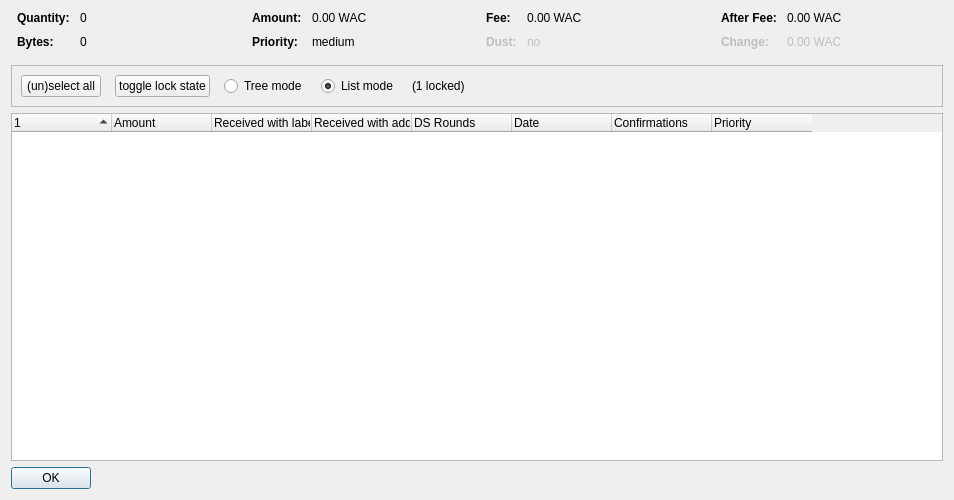
<?xml version="1.0" encoding="UTF-8"?>
<ui version="4.0">
 <class>CoinControlDialog</class>
 <widget class="QDialog" name="CoinControlDialog">
  <property name="geometry">
   <rect>
    <x>0</x>
    <y>0</y>
    <width>954</width>
    <height>500</height>
   </rect>
  </property>
  <property name="windowTitle">
   <string>Coin Selection</string>
  </property>
  <layout class="QVBoxLayout" name="verticalLayout">
   <item>
    <layout class="QHBoxLayout" name="horizontalLayoutTop" stretch="0,0,0,0">
     <property name="topMargin">
      <number>0</number>
     </property>
     <property name="bottomMargin">
      <number>10</number>
     </property>
     <item>
      <layout class="QFormLayout" name="formLayoutCoinControl1">
       <property name="horizontalSpacing">
        <number>10</number>
       </property>
       <property name="verticalSpacing">
        <number>10</number>
       </property>
       <property name="leftMargin">
        <number>6</number>
       </property>
       <property name="rightMargin">
        <number>6</number>
       </property>
       <item row="0" column="0">
        <widget class="QLabel" name="labelCoinControlQuantityText">
         <property name="font">
          <font>
           <weight>75</weight>
           <bold>true</bold>
          </font>
         </property>
         <property name="text">
          <string>Quantity:</string>
         </property>
        </widget>
       </item>
       <item row="0" column="1">
        <widget class="QLabel" name="labelCoinControlQuantity">
         <property name="cursor">
          <cursorShape>IBeamCursor</cursorShape>
         </property>
         <property name="contextMenuPolicy">
          <enum>Qt::ActionsContextMenu</enum>
         </property>
         <property name="text">
          <string notr="true">0</string>
         </property>
         <property name="textInteractionFlags">
          <set>Qt::LinksAccessibleByMouse|Qt::TextSelectableByKeyboard|Qt::TextSelectableByMouse</set>
         </property>
        </widget>
       </item>
       <item row="1" column="0">
        <widget class="QLabel" name="labelCoinControlBytesText">
         <property name="font">
          <font>
           <weight>75</weight>
           <bold>true</bold>
          </font>
         </property>
         <property name="text">
          <string>Bytes:</string>
         </property>
        </widget>
       </item>
       <item row="1" column="1">
        <widget class="QLabel" name="labelCoinControlBytes">
         <property name="cursor">
          <cursorShape>IBeamCursor</cursorShape>
         </property>
         <property name="contextMenuPolicy">
          <enum>Qt::ActionsContextMenu</enum>
         </property>
         <property name="text">
          <string notr="true">0</string>
         </property>
         <property name="textInteractionFlags">
          <set>Qt::LinksAccessibleByMouse|Qt::TextSelectableByKeyboard|Qt::TextSelectableByMouse</set>
         </property>
        </widget>
       </item>
      </layout>
     </item>
     <item>
      <layout class="QFormLayout" name="formLayoutCoinControl2">
       <property name="horizontalSpacing">
        <number>10</number>
       </property>
       <property name="verticalSpacing">
        <number>10</number>
       </property>
       <property name="leftMargin">
        <number>6</number>
       </property>
       <property name="rightMargin">
        <number>6</number>
       </property>
       <item row="0" column="0">
        <widget class="QLabel" name="labelCoinControlAmountText">
         <property name="font">
          <font>
           <weight>75</weight>
           <bold>true</bold>
          </font>
         </property>
         <property name="text">
          <string>Amount:</string>
         </property>
        </widget>
       </item>
       <item row="0" column="1">
        <widget class="QLabel" name="labelCoinControlAmount">
         <property name="cursor">
          <cursorShape>IBeamCursor</cursorShape>
         </property>
         <property name="contextMenuPolicy">
          <enum>Qt::ActionsContextMenu</enum>
         </property>
         <property name="text">
          <string notr="true">0.00 WAC</string>
         </property>
         <property name="textInteractionFlags">
          <set>Qt::LinksAccessibleByMouse|Qt::TextSelectableByKeyboard|Qt::TextSelectableByMouse</set>
         </property>
        </widget>
       </item>
       <item row="1" column="0">
        <widget class="QLabel" name="labelCoinControlPriorityText">
         <property name="font">
          <font>
           <weight>75</weight>
           <bold>true</bold>
          </font>
         </property>
         <property name="text">
          <string>Priority:</string>
         </property>
        </widget>
       </item>
       <item row="1" column="1">
        <widget class="QLabel" name="labelCoinControlPriority">
         <property name="cursor">
          <cursorShape>IBeamCursor</cursorShape>
         </property>
         <property name="contextMenuPolicy">
          <enum>Qt::ActionsContextMenu</enum>
         </property>
         <property name="text">
          <string>medium</string>
         </property>
         <property name="textInteractionFlags">
          <set>Qt::LinksAccessibleByMouse|Qt::TextSelectableByKeyboard|Qt::TextSelectableByMouse</set>
         </property>
        </widget>
       </item>
      </layout>
     </item>
     <item>
      <layout class="QFormLayout" name="formLayoutCoinControl3">
       <property name="horizontalSpacing">
        <number>10</number>
       </property>
       <property name="verticalSpacing">
        <number>10</number>
       </property>
       <property name="leftMargin">
        <number>6</number>
       </property>
       <property name="rightMargin">
        <number>6</number>
       </property>
       <item row="0" column="0">
        <widget class="QLabel" name="labelCoinControlFeeText">
         <property name="font">
          <font>
           <weight>75</weight>
           <bold>true</bold>
          </font>
         </property>
         <property name="text">
          <string>Fee:</string>
         </property>
        </widget>
       </item>
       <item row="0" column="1">
        <widget class="QLabel" name="labelCoinControlFee">
         <property name="cursor">
          <cursorShape>IBeamCursor</cursorShape>
         </property>
         <property name="contextMenuPolicy">
          <enum>Qt::ActionsContextMenu</enum>
         </property>
         <property name="text">
          <string notr="true">0.00 WAC</string>
         </property>
         <property name="textInteractionFlags">
          <set>Qt::LinksAccessibleByMouse|Qt::TextSelectableByKeyboard|Qt::TextSelectableByMouse</set>
         </property>
        </widget>
       </item>
       <item row="1" column="0">
        <widget class="QLabel" name="labelCoinControlLowOutputText">
         <property name="enabled">
          <bool>false</bool>
         </property>
         <property name="font">
          <font>
           <weight>75</weight>
           <bold>true</bold>
          </font>
         </property>
         <property name="text">
          <string>Dust:</string>
         </property>
        </widget>
       </item>
       <item row="1" column="1">
        <widget class="QLabel" name="labelCoinControlLowOutput">
         <property name="enabled">
          <bool>false</bool>
         </property>
         <property name="cursor">
          <cursorShape>IBeamCursor</cursorShape>
         </property>
         <property name="contextMenuPolicy">
          <enum>Qt::ActionsContextMenu</enum>
         </property>
         <property name="text">
          <string>no</string>
         </property>
         <property name="textInteractionFlags">
          <set>Qt::LinksAccessibleByMouse|Qt::TextSelectableByKeyboard|Qt::TextSelectableByMouse</set>
         </property>
        </widget>
       </item>
      </layout>
     </item>
     <item>
      <layout class="QFormLayout" name="formLayoutCoinControl4">
       <property name="horizontalSpacing">
        <number>10</number>
       </property>
       <property name="verticalSpacing">
        <number>10</number>
       </property>
       <property name="leftMargin">
        <number>6</number>
       </property>
       <property name="rightMargin">
        <number>6</number>
       </property>
       <item row="0" column="0">
        <widget class="QLabel" name="labelCoinControlAfterFeeText">
         <property name="font">
          <font>
           <weight>75</weight>
           <bold>true</bold>
          </font>
         </property>
         <property name="text">
          <string>After Fee:</string>
         </property>
        </widget>
       </item>
       <item row="0" column="1">
        <widget class="QLabel" name="labelCoinControlAfterFee">
         <property name="cursor">
          <cursorShape>IBeamCursor</cursorShape>
         </property>
         <property name="contextMenuPolicy">
          <enum>Qt::ActionsContextMenu</enum>
         </property>
         <property name="text">
          <string notr="true">0.00 WAC</string>
         </property>
         <property name="textInteractionFlags">
          <set>Qt::LinksAccessibleByMouse|Qt::TextSelectableByKeyboard|Qt::TextSelectableByMouse</set>
         </property>
        </widget>
       </item>
       <item row="1" column="0">
        <widget class="QLabel" name="labelCoinControlChangeText">
         <property name="enabled">
          <bool>false</bool>
         </property>
         <property name="font">
          <font>
           <weight>75</weight>
           <bold>true</bold>
          </font>
         </property>
         <property name="text">
          <string>Change:</string>
         </property>
        </widget>
       </item>
       <item row="1" column="1">
        <widget class="QLabel" name="labelCoinControlChange">
         <property name="enabled">
          <bool>false</bool>
         </property>
         <property name="cursor">
          <cursorShape>IBeamCursor</cursorShape>
         </property>
         <property name="contextMenuPolicy">
          <enum>Qt::ActionsContextMenu</enum>
         </property>
         <property name="text">
          <string notr="true">0.00 WAC</string>
         </property>
         <property name="textInteractionFlags">
          <set>Qt::LinksAccessibleByMouse|Qt::TextSelectableByKeyboard|Qt::TextSelectableByMouse</set>
         </property>
        </widget>
       </item>
      </layout>
     </item>
    </layout>
   </item>
   <item>
    <widget class="QFrame" name="frame">
     <property name="minimumSize">
      <size>
       <width>0</width>
       <height>40</height>
      </size>
     </property>
     <property name="frameShape">
      <enum>QFrame::StyledPanel</enum>
     </property>
     <property name="frameShadow">
      <enum>QFrame::Sunken</enum>
     </property>
     <layout class="QHBoxLayout" name="horizontalLayout">
      <item>
       <layout class="QHBoxLayout" name="horizontalLayoutPanel" stretch="0,0,0,0,0,0">
        <property name="spacing">
         <number>14</number>
        </property>
        <item>
         <widget class="QPushButton" name="pushButtonSelectAll">
          <property name="sizePolicy">
           <sizepolicy hsizetype="Maximum" vsizetype="Fixed">
            <horstretch>0</horstretch>
            <verstretch>0</verstretch>
           </sizepolicy>
          </property>
          <property name="text">
           <string>(un)select all</string>
          </property>
          <property name="autoDefault">
           <bool>false</bool>
          </property>
         </widget>
        </item>
        <item>
         <widget class="QPushButton" name="pushButtonToggleLock">
          <property name="sizePolicy">
           <sizepolicy hsizetype="Maximum" vsizetype="Fixed">
            <horstretch>0</horstretch>
            <verstretch>0</verstretch>
           </sizepolicy>
          </property>
          <property name="text">
           <string>toggle lock state</string>
          </property>
          <property name="autoDefault">
           <bool>false</bool>
          </property>
         </widget>
        </item>
        <item>
         <widget class="QRadioButton" name="radioTreeMode">
          <property name="sizePolicy">
           <sizepolicy hsizetype="Maximum" vsizetype="Fixed">
            <horstretch>0</horstretch>
            <verstretch>0</verstretch>
           </sizepolicy>
          </property>
          <property name="text">
           <string>Tree mode</string>
          </property>
         </widget>
        </item>
        <item>
         <widget class="QRadioButton" name="radioListMode">
          <property name="sizePolicy">
           <sizepolicy hsizetype="Maximum" vsizetype="Fixed">
            <horstretch>0</horstretch>
            <verstretch>0</verstretch>
           </sizepolicy>
          </property>
          <property name="text">
           <string>List mode</string>
          </property>
          <property name="checked">
           <bool>true</bool>
          </property>
         </widget>
        </item>
        <item>
         <widget class="QLabel" name="labelLocked">
          <property name="text">
           <string>(1 locked)</string>
          </property>
         </widget>
        </item>
        <item>
         <spacer name="horizontalSpacer">
          <property name="orientation">
           <enum>Qt::Horizontal</enum>
          </property>
          <property name="sizeHint" stdset="0">
           <size>
            <width>40</width>
            <height>20</height>
           </size>
          </property>
         </spacer>
        </item>
       </layout>
      </item>
     </layout>
    </widget>
   </item>
   <item>
    <widget class="CoinControlTreeWidget" name="treeWidget">
     <property name="contextMenuPolicy">
      <enum>Qt::CustomContextMenu</enum>
     </property>
     <property name="sortingEnabled">
      <bool>false</bool>
     </property>
     <property name="columnCount">
      <number>8</number>
     </property>
     <attribute name="headerShowSortIndicator" stdset="0">
      <bool>true</bool>
     </attribute>
     <attribute name="headerStretchLastSection">
      <bool>false</bool>
     </attribute>
     <column>
      <property name="text">
       <string/>
      </property>
     </column>
     <column>
      <property name="text">
       <string>Amount</string>
      </property>
     </column>
     <column>
      <property name="text">
       <string>Received with label</string>
      </property>
     </column>
     <column>
      <property name="text">
       <string>Received with address</string>
      </property>
     </column>
     <column>
      <property name="text">
       <string>DS Rounds</string>
      </property>
     </column>
     <column>
      <property name="text">
       <string>Date</string>
      </property>
     </column>
     <column>
      <property name="text">
       <string>Confirmations</string>
      </property>
      <property name="toolTip">
       <string>Confirmed</string>
      </property>
     </column>
     <column>
      <property name="text">
       <string>Priority</string>
      </property>
     </column>
    </widget>
   </item>
   <item>
    <widget class="QDialogButtonBox" name="buttonBox">
     <property name="sizePolicy">
      <sizepolicy hsizetype="Maximum" vsizetype="Fixed">
       <horstretch>0</horstretch>
       <verstretch>0</verstretch>
      </sizepolicy>
     </property>
     <property name="orientation">
      <enum>Qt::Horizontal</enum>
     </property>
     <property name="standardButtons">
      <set>QDialogButtonBox::Ok</set>
     </property>
    </widget>
   </item>
  </layout>
 </widget>
 <customwidgets>
  <customwidget>
   <class>CoinControlTreeWidget</class>
   <extends>QTreeWidget</extends>
   <header>coincontroltreewidget.h</header>
  </customwidget>
 </customwidgets>
 <resources/>
 <connections/>
</ui>
